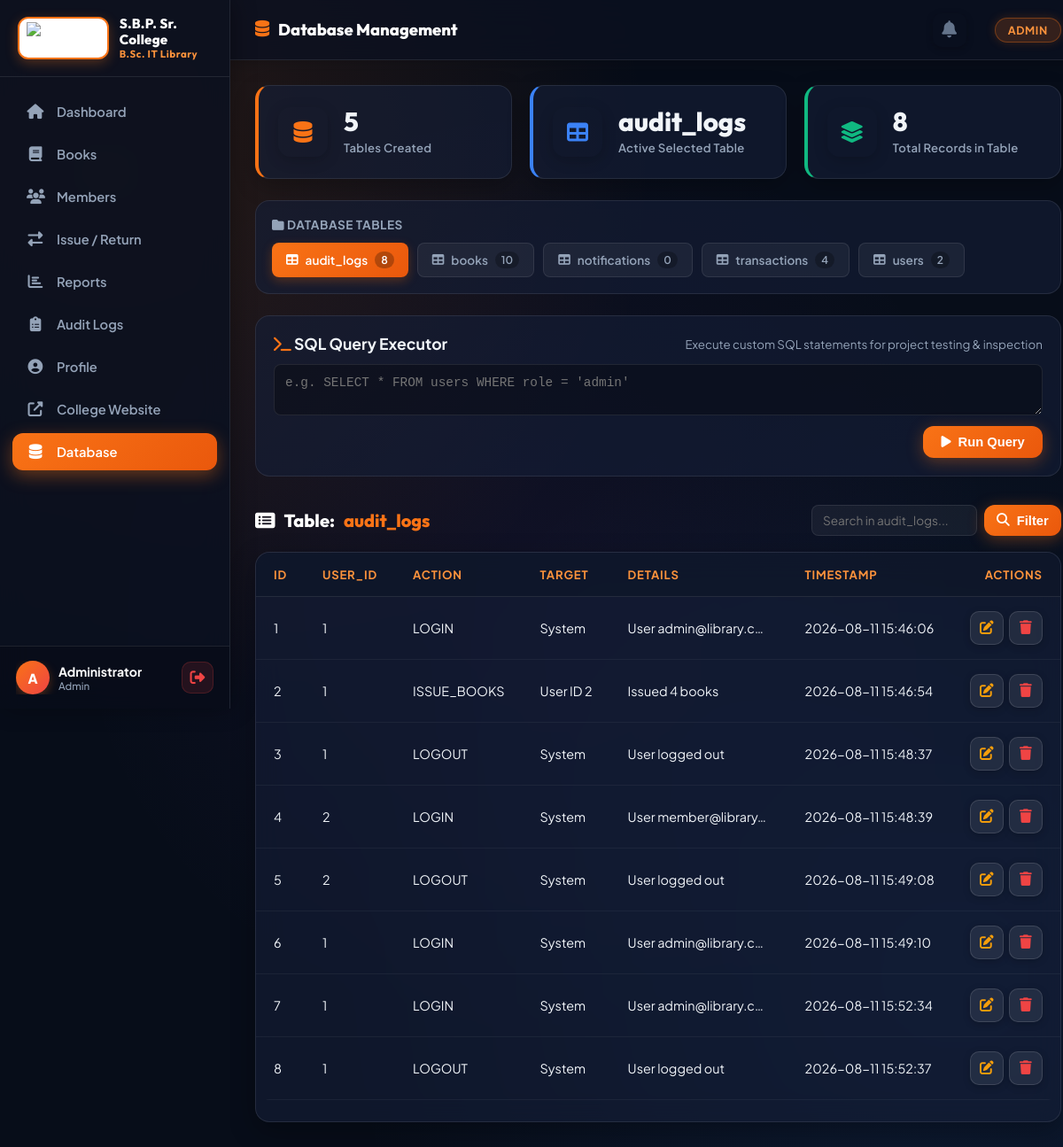
Screenshot of /database (signed in) with the database file from the repository.
### tables this page shows
CREATE TABLE audit_logs (
            id INTEGER PRIMARY KEY AUTOINCREMENT,
            user_id INTEGER,
            action TEXT NOT NULL,
            target TEXT NOT NULL,
            details TEXT,
            timestamp TEXT DEFAULT CURRENT_TIMESTAMP,
            FOREIGN KEY (user_id) REFERENCES users(id)
        );

### app.py (the view)
@app.route('/database')
@admin_required
def admin_database():
    conn = get_db()
    tables_raw = conn.execute("SELECT name FROM sqlite_master WHERE type='table' AND name NOT LIKE 'sqlite_%' ORDER BY name").fetchall()
    tables = [t['name'] for t in tables_raw]
    table_counts = {t: conn.execute(f'SELECT COUNT(*) FROM "{t}"').fetchone()[0] for t in tables}
    selected_table = request.args.get('table')
    q = request.args.get('q', '').strip()
    if not selected_table or selected_table not in tables:
        selected_table = tables[0] if tables else ''
    columns = []
    rows = []
    if selected_table:
        col_info = conn.execute(f'PRAGMA table_info("{selected_table}")').fetchall()
        columns = [c['name'] for c in col_info]
        if q and columns:
            where_clause = " OR ".join([f'"{col}" LIKE ?' for col in columns])
            params = [f'%{q}%'] * len(columns)
            rows = conn.execute(f'SELECT * FROM "{selected_table}" WHERE {where_clause} LIMIT 100', params).fetchall()
        else:
            rows = conn.execute(f'SELECT * FROM "{selected_table}" LIMIT 100').fetchall()
    conn.close()
    return render_template('database.html',
                           tables=tables,
                           table_counts=table_counts,
                           selected_table=selected_table,
                           columns=columns,
                           rows=rows,
                           q=q)

### app.py (called while the page is built, shortened)
def get_db():
    conn = sqlite3.connect(DATABASE)
    conn.row_factory = sqlite3.Row
    return conn

def admin_required(f):
    @wraps(f)
    def decorated(*args, **kwargs):
        if 'user_id' not in session:
            flash('Please login to continue.', 'warning')
            return redirect(url_for('login'))
        if session.get('role') != 'admin':
            flash('Admin access required.', 'danger')
            return redirect(url_for('dashboard'))
        return f(*args, **kwargs)
    return decorated

@app.context_processor
def inject_notifications():
    if 'user_id' in session:
        conn = get_db()
        today = datetime.today().strftime('%Y-%m-%d')
        notifs = conn.execute("SELECT * FROM notifications WHERE user_id = ? AND is_read = 0 ORDER BY id DESC LIMIT 5", (session['user_id'],)).fetchall()
        unread_count = len(notifs)
        conn.close()
        return dict(notifications=notifs, unread_count=unread_count)
    return dict(notifications=[], unread_count=0)

### templates/database.html (shortened to what this page needs)
{% extends 'base.html' %}
{% block page_title %}<i class="fas fa-database"></i> Database Management{% endblock %}
{% block content %}
<div class="stats-grid" style="margin-bottom: 24px;">
    <div class="stat-card" style="border-left: 4px solid var(--primary);">
        <div class="stat-icon"><i class="fas fa-database" style="color: var(--primary);"></i></div>
        <div class="stat-info">
            <h3>{{ tables|length }}</h3>
            <p>Tables Created</p>
        </div>
    </div>
    <div class="stat-card" style="border-left: 4px solid var(--info);">
        <div class="stat-icon"><i class="fas fa-table" style="color: var(--info);"></i></div>
        <div class="stat-info">
            <h3>{{ selected_table }}</h3>
            <p>Active Selected Table</p>
        </div>
    </div>
    <div class="stat-card" style="border-left: 4px solid var(--success);">
        <div class="stat-icon"><i class="fas fa-layer-group" style="color: var(--success);"></i></div>
        <div class="stat-info">
            <h3>{{ table_counts[selected_table] or (rows|length) }}</h3>
            <p>Total Records in Table</p>
        </div>
    </div>
</div>
<div class="card-bg" style="background: var(--card-bg); border: 1px solid var(--card-border); border-radius: var(--radius); padding: 18px; margin-bottom: 24px;">
    <div style="font-weight: 700; margin-bottom: 12px; color: var(--text-muted); font-size: 0.85rem; text-transform: uppercase; letter-spacing: 0.5px;">
        <i class="fas fa-folder"></i> Database Tables
    </div>
    <div style="display: flex; gap: 10px; flex-wrap: wrap;">
        {% for t in tables %}
        <a href="{{ url_for('admin_database', table=t) }}"
           class="btn-sm"
           style="padding: 9px 16px; border-radius: 8px; text-decoration: none; font-weight: 600; font-size: 0.85rem; display: inline-flex; align-items: center; gap: 8px; transition: all 0.2s; {% if selected_table == t %}background: linear-gradient(135deg, var(--primary), var(--primary-dark)); color: #fff; box-shadow: 0 4px 12px rgba(232,101,10,0.3);{% else %}background: rgba(255,255,255,0.05); color: var(--text-muted); border: 1px solid var(--card-border);{% endif %}">
            <i class="fas fa-table"></i> {{ t }}
            <span style="background: rgba(0,0,0,0.25); padding: 2px 7px; border-radius: 12px; font-size: 0.75rem;">{{ table_counts[t] or 0 }}</span>
        </a>
        {% endfor %}
    </div>
</div>
<div class="card-bg" style="background: var(--card-bg); border: 1px solid var(--card-border); border-radius: var(--radius); padding: 20px; margin-bottom: 24px;">
    <div style="display: flex; justify-content: space-between; align-items: center; margin-bottom: 12px;">
        <h3 style="font-size: 1.1rem; font-weight: 700; margin: 0;"><i class="fas fa-terminal" style="color: var(--primary);"></i> SQL Query Executor</h3>
        <small style="color: var(--text-muted);">Execute custom SQL statements for project testing & inspection</small>
    </div>
    <form action="{{ url_for('admin_database_query') }}" method="POST" style="display: flex; gap: 12px; flex-direction: column;">
        <textarea name="sql_query" rows="2" placeholder="e.g. SELECT * FROM users WHERE role = 'admin'" style="width: 100%; background: rgba(0,0,0,0.3); border: 1px solid var(--card-border); border-radius: 8px; color: var(--text); padding: 12px; font-family: monospace; font-size: 0.9rem;" required>{{ sql_query or '' }}</textarea>
        <div style="display: flex; justify-content: flex-end; gap: 10px;">
            <button type="submit" class="btn-primary" style="padding: 10px 20px;"><i class="fas fa-play"></i> Run Query</button>
        </div>
    </form>
</div>
<div class="section-header" style="display: flex; justify-content: space-between; align-items: center;">
    <h2><i class="fas fa-list-alt"></i> Table: <span style="color: var(--primary);">{{ selected_table }}</span></h2>
    <form method="GET" style="display: flex; gap: 8px;">
        <input type="text" name="q" value="{{ q or '' }}" placeholder="Search in {{ selected_table }}..." style="background: rgba(255,255,255,0.05); border: 1px solid var(--card-border); border-radius: 8px; color: var(--text); padding: 8px 12px; font-size: 0.85rem;">
        <button type="submit" class="btn-primary" style="padding: 8px 14px;"><i class="fas fa-search"></i> Filter</button>
    </form>
</div>
<div class="table-card">
    <div class="table-responsive">
        <table class="data-table">
            <thead>
                <tr>
                    {% for col in columns %}
                    <th>{{ col }}</th>
                    {% endfor %}
                    <th style="text-align: right;">Actions</th>
                </tr>
            </thead>
            <tbody>
                {% for r in rows %}
                {% set row_pk = r['id'] if 'id' in columns else r[columns[0]] %}
                <tr>
                    {% for col in columns %}
                    <td style="max-width: 200px; overflow: hidden; text-overflow: ellipsis; white-space: nowrap;">
                        {% if col in ['profile_photo', 'book_cover'] and r[col] %}
                        <span class="badge badge-info"><i class="fas fa-image"></i> {{ r[col] }}</span>
                        {% elif r[col] is none %}
                        <span style="color: var(--text-muted); font-style: italic;">NULL</span>
                        {% else %}
                        {{ r[col] }}
                        {% endif %}
                    </td>
                    {% endfor %}
                    <td style="text-align: right;">
                        <div style="display: inline-flex; gap: 6px;">
                            <a href="{{ url_for('admin_database_edit', table_name=selected_table, row_id=row_pk) }}" class="btn-icon edit" title="Edit Row"><i class="fas fa-edit"></i></a>
                            <form method="POST" action="{{ url_for('admin_database_delete', table_name=selected_table, row_id=row_pk) }}" onsubmit="return confirm('Delete this record from {{ selected_table }}?')" style="display: inline;">
                                <button type="submit" class="btn-icon delete" title="Delete Row"><i class="fas fa-trash"></i></button>
                            </form>
                        </div>
                    </td>
                </tr>
                {% else %}
                <tr><td colspan="{{ columns|length + 1 }}" class="empty-row">No records found in table '{{ selected_table }}'.</td></tr>
                {% endfor %}
            </tbody>
        </table>
    </div>
</div>
{% endblock %}

### rows the page displays
audit_logs: id "1" "1" "LOGIN" "System" "User admin@library.c…" "2026-08-11 15:46:06"
audit_logs: id "2" "1" "ISSUE_BOOKS" "User ID 2" "Issued 4 books" "2026-08-11 15:46:54"
audit_logs: id "3" "1" "LOGOUT" "System" "User logged out" "2026-08-11 15:48:37"
audit_logs: id "4" "2" "LOGIN" "System" "User member@library…" "2026-08-11 15:48:39"
audit_logs: id "5" "2" "LOGOUT" "System" "User logged out" "2026-08-11 15:49:08"
audit_logs: id "6" "1" "LOGIN" "System" "User admin@library.c…" "2026-08-11 15:49:10"
audit_logs: id "7" "1" "LOGIN" "System" "User admin@library.c…" "2026-08-11 15:52:34"
audit_logs: id "8" "1" "LOGOUT" "System" "User logged out" "2026-08-11 15:52:37"

### other values shown
{{ session.user_name[0] | upper }} "A"
{{ session.user_name }} "Administrator"
{{ session.role | capitalize }} "Admin"
{{ session.role | capitalize }} "ADMIN"
{{ tables|length }} "5"
{{ selected_table }} "audit_logs"
{{ table_counts[selected_table] or (rows|length) }} "8"
{{ t }} "audit_logs" "books" "notifications" "transactions" "users"
{{ table_counts[t] or 0 }} "8" "10" "0" "4" "2"
{{ col }} "ID" "USER_ID" "ACTION" "TARGET" "DETAILS" "TIMESTAMP"
